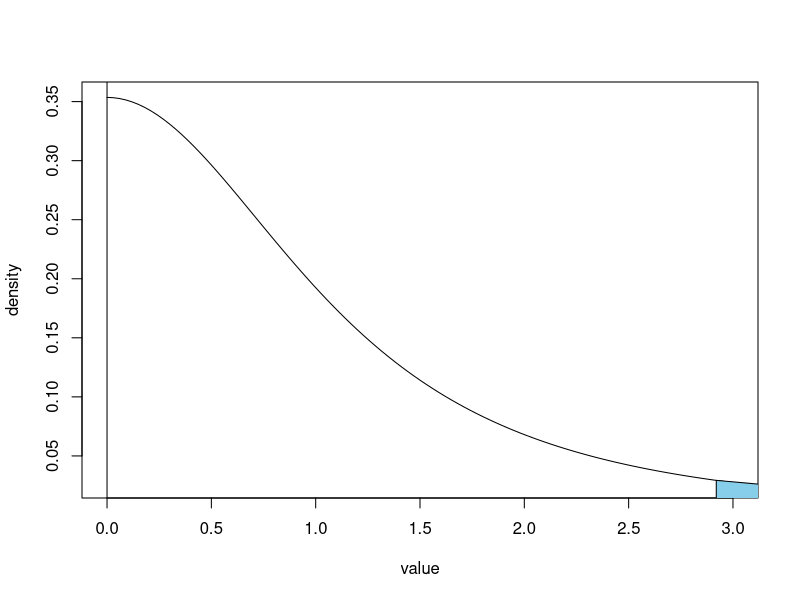

This chart was generated by the following R code:
lower.x <- 2.92

upper.x <- 100

step <- (upper.x - lower.x) / 100

sigma <- 1

df <- 2

bounds <- c(0, 0+3*sigma)

cord.x <- c(lower.x,seq(lower.x,upper.x,step),upper.x)

cord.y <- c(0,dt(seq(lower.x,upper.x,step),df),0)

curve(dt(x,df),xlim=bounds, xlab="value", ylab="density") 

polygon(cord.x,cord.y,col='skyblue')

abline(v=0)
